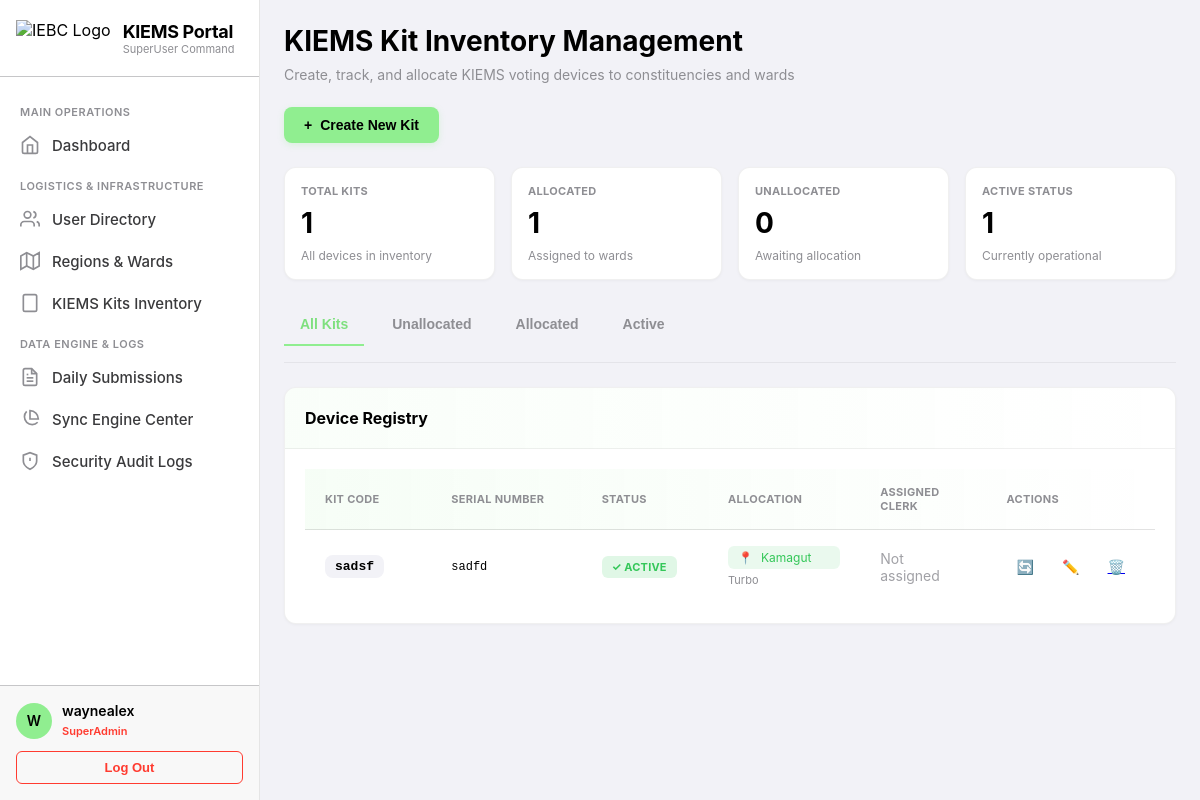
/superadmin_kiems/ (signed in), run on the app's committed database.
### kiems/models.py (models this page shows, shortened)
class CustomUser(AbstractUser):
    ROLE_CHOICES = [
        ('SuperAdmin', 'SuperAdmin'),
        ('RO', 'RO'),
        ('DRO', 'DRO'),
        ('VRA', 'VRA'),
        ('Clerk', 'Clerk'),
    ]
    role = models.CharField(max_length=20, choices=ROLE_CHOICES, default='Clerk')
    constituency = models.ForeignKey(Constituency, on_delete=models.CASCADE, blank=True, null=True,
                                     related_name='constituencies')
    ward = models.ForeignKey(Ward, on_delete=models.CASCADE, blank=True, null=True, related_name='wards')
    groups = models.ManyToManyField(
        'auth.Group',
        related_name='customuser_set',
        blank=True,
        help_text='The groups this user belongs to.',
    )
    user_permissions = models.ManyToManyField(
        'auth.Permission',
        related_name='customuser_set',
        blank=True,
        help_text='Specific permissions for this user.',
    )
    class Meta:
        verbose_name = 'User'
        verbose_name_plural = 'Users'

class KIEMSKit(models.Model):
    STATUS_CHOICES = [
        ('active', 'Active'),
        ('inactive', 'Inactive'),
        ('in_repair', 'In Repair'),
    ]
    kit_code = models.CharField(max_length=50, unique=True)
    serial_number = models.CharField(max_length=100, unique=True)
    ward = models.ForeignKey(Ward, on_delete=models.CASCADE, related_name='kits', null=True)
    constituency = models.ForeignKey(Constituency, on_delete=models.CASCADE, null=True, related_name='kits')
    assigned_clerk = models.ForeignKey(
        CustomUser,
        on_delete=models.SET_NULL,
        null=True,
        blank=True,
        related_name='assigned_kits',
        limit_choices_to={'role': 'Clerk'},
        help_text="Clerk responsible for this kit"
    )
    status = models.CharField(
        max_length=20,
        choices=STATUS_CHOICES,
        default='active'
    )
    date_deployed = models.DateField()
    date_decommissioned = models.DateField(null=True, blank=True)
    created_at = models.DateTimeField(auto_now_add=True)
    updated_at = models.DateTimeField(auto_now=True)
    created_by = models.ForeignKey(
        CustomUser,
        on_delete=models.SET_NULL,
        null=True,
        related_name='kits_created'
    )
    class Meta:
        ordering = ['kit_code']
        indexes = [
            models.Index(fields=['status', 'constituency']),
            models.Index(fields=['assigned_clerk']),
        ]

class Ward(models.Model):
    id = models.AutoField(primary_key=True)
    name = models.CharField(max_length=255)
    constituency = models.ForeignKey(Constituency, on_delete=models.CASCADE, related_name='wards')

class Constituency(models.Model):
    id = models.AutoField(primary_key=True)
    name = models.CharField(max_length=255)
    class Meta:
        verbose_name_plural = 'Constituencies'

### kiems/views.py (the view, shortened to what this page needs)
# urls.py: path('superadmin_kiems/', views.superadmin_kiems, name='super_admin_kiems'),
@login_required(login_url='login_user')
@permission_required('auth.view_user', raise_exception=True)
def superadmin_kiems(request):
    kits = KIEMSKit.objects.all().select_related(
        'constituency', 'ward', 'assigned_clerk'
    ).order_by('kit_code')
    constituencies = Constituency.objects.all().order_by('name')
    wards = Ward.objects.all().select_related('constituency').order_by('name')
    clerks = CustomUser.objects.filter(role='Clerk').order_by('username')
    total_kits = kits.count()
    allocated_count = kits.filter(ward__isnull=False).count()
    unallocated_count = kits.filter(ward__isnull=True).count()
    active_count = kits.filter(status='active').count()
    context = {
        'kits': kits,
        'constituencies': constituencies,
        'wards': wards,
        'clerks': clerks,
        'total_kits': total_kits,
        'allocated_count': allocated_count,
        'unallocated_count': unallocated_count,
        'active_count': active_count,
    }
    return render(request, 'superadmin_Kiems.html', context)

### kiems/templates/superadmin_Kiems.html (shortened to what this page needs)
{% extends "superadmin_base.html" %}
{% block content %}
<div class="page-header">
    <h2>KIEMS Kit Inventory Management</h2>
    <p>Create, track, and allocate KIEMS voting devices to constituencies and wards</p>
</div>
<div class="page-actions">
    <button class="btn-primary" onclick="openCreateModal()">
        <span>+</span> Create New Kit
    </button>
</div>
<div class="stats-grid">
    <div class="stat-card">
        <div class="stat-label">Total Kits</div>
        <div class="stat-value">{{ kits|length }}</div>
        <div class="stat-detail">All devices in inventory</div>
    </div>
    <div class="stat-card">
        <div class="stat-label">Allocated</div>
        <div class="stat-value">{{ allocated_count }}</div>
        <div class="stat-detail">Assigned to wards</div>
    </div>
    <div class="stat-card">
        <div class="stat-label">Unallocated</div>
        <div class="stat-value">{{ unallocated_count }}</div>
        <div class="stat-detail">Awaiting allocation</div>
    </div>
    <div class="stat-card">
        <div class="stat-label">Active Status</div>
        <div class="stat-value">{{ active_count }}</div>
        <div class="stat-detail">Currently operational</div>
    </div>
</div>
<div class="filter-tabs">
    <button class="filter-tab active" onclick="filterKits('all')">All Kits</button>
    <button class="filter-tab" onclick="filterKits('unallocated')">Unallocated</button>
    <button class="filter-tab" onclick="filterKits('allocated')">Allocated</button>
    <button class="filter-tab" onclick="filterKits('active')">Active</button>
</div>
<div class="card">
    <div class="card-header">
        <h3 class="card-title">Device Registry</h3>
    </div>
    <div class="table-wrapper">
        {% if kits %}
        <table id="kitsTable">
            <thead>
            <tr>
                <th style="width: 15%;">Kit Code</th>
                <th style="width: 18%;">Serial Number</th>
                <th style="width: 15%;">Status</th>
                <th style="width: 18%;">Allocation</th>
                <th style="width: 15%;">Assigned Clerk</th>
                <th style="width: 19%;">Actions</th>
            </tr>
            </thead>
            <tbody>
            {% for kit in kits %}
            <tr class="kit-row" data-status="{{ kit.status }}"
                data-allocated="{% if kit.ward %}yes{% else %}no{% endif %}">
                <td>
                    <span class="kit-code">{{ kit.kit_code }}</span>
                </td>
                <td>
                    <div style="font-family: 'Courier New', monospace; font-size: 12px;">
                        {{ kit.serial_number }}
                    </div>
                </td>
                <td>
                        <span class="status-badge status-{{ kit.status|lower }}">
                            {% if kit.status == 'active' %}✓ Active
                            {% elif kit.status == 'inactive' %}✗ Inactive
                            {% else %}⚙️ In Repair
                            {% endif %}
                        </span>
                </td>
                <td>
                    {% if kit.ward %}
                    <div class="allocation-badge allocated">
                        <span>📍</span>
                        <span>{{ kit.ward.name }}</span>
                    </div>
                    <div style="font-size: 11px; color: var(--color-text-tertiary); margin-top: 4px;">
                        {{ kit.constituency.name }}
                    </div>
                    {% else %}
                    <span class="status-badge status-unallocated">🔵 Unallocated</span>
                    {% endif %}
                </td>
                <td>
                    {% if kit.assigned_clerk %}
                    <div style="font-size: 13px;">
                        {{ kit.assigned_clerk.get_full_name|default:kit.assigned_clerk.username }}
                    </div>
                    <div style="font-size: 11px; color: var(--color-text-tertiary);">
                        {{ kit.assigned_clerk.get_role_display }}
                    </div>
                    {% else %}
                    <span style="color: var(--color-text-quaternary);">Not assigned</span>
                    {% endif %}
                </td>
                <td>
                    <div style="display: flex; gap: 8px; justify-content: flex-end;">
                        {% if not kit.ward %}
                        <button class="btn-small" onclick="openAllocateModal({{ kit.id }})" title="Allocate">📍</button>
                        {% else %}
                        <button class="btn-small" onclick="openAllocateModal({{ kit.id }})" title="Reallocate">🔄
                        </button>
                        {% endif %}
                        <button class="btn-small" onclick="editKit({{ kit.id }})" title="Edit">✏️</button>
                        <a href="?delete_type=kit&id={{ kit.id }}" class="btn-small" title="Delete"
                           onclick="return confirm('Delete this kit?')">🗑️</a>
                    </div>
                </td>
            </tr>
            {% endfor %}
            </tbody>
        </table>
        {% else %}
        <div class="empty-state">
            <div class="empty-state-icon">📱</div>
            <div class="empty-state-text">No kits created yet. Create your first kit to get started.</div>
        </div>
        {% endif %}
    </div>
</div>
{% endblock %}

### kiems/templates/superadmin_base.html (shortened to what this page needs)
<!DOCTYPE html>
<html lang="en">
<head>
</head>
<body>
<div class="app-container">
    <aside class="sidebar" id="sidebar">
        <div class="sidebar-brand">
            <img src="https://cvr.iebc.or.ke/images/logoiebc.png" alt="IEBC Logo">
            <div class="brand-text">
                <h1>KIEMS Portal</h1>
                <p>SuperUser Command</p>
            </div>
        </div>
        <nav class="sidebar-menu">
            <div class="menu-category">Main Operations</div>
            <li class="menu-item {% if request.resolver_match.url_name == 'dashboard_home' %}active{% endif %}">
                <a href="{% url 'super_admin_dashboard' %}">
                    <svg viewBox="0 0 24 24" fill="none" stroke="currentColor" stroke-width="2">
                        <path d="M3 9l9-7 9 7v11a2 2 0 0 1-2 2H5a2 2 0 0 1-2-2z"/>
                        <polyline points="9 22 9 12 15 12 15 22"/>
                    </svg>
                    Dashboard
                </a>
            </li>
            <div class="menu-category">Logistics & Infrastructure</div>
            <li class="menu-item">
                <a href="{% url 'super_admin_user' %}">
                    <svg viewBox="0 0 24 24" fill="none" stroke="currentColor" stroke-width="2">
                        <path d="M17 21v-2a4 4 0 0 0-4-4H5a4 4 0 0 0-4 4v2"/>
                        <circle cx="9" cy="7" r="4"/>
                        <path d="M23 21v-2a4 4 0 0 0-3-3.87"/>
                        <path d="M16 3.13a4 4 0 0 1 0 7.75"/>
                    </svg>
                    User Directory
                </a>
            </li>
            <li class="menu-item">
                <a href="{% url 'super_admin_geographic_logistics' %}">
                    <svg viewBox="0 0 24 24" fill="none" stroke="currentColor" stroke-width="2">
                        <polygon points="1 6 1 22 8 18 16 22 23 18 23 2 16 6 8 2 1 6"/>
                        <line x1="8" y1="2" x2="8" y2="18"/>
                        <line x1="16" y1="6" x2="16" y2="22"/>
                    </svg>
                    Regions & Wards
                </a>
            </li>
            <li class="menu-item">
                <a href="{% url 'super_admin_kiems' %}">
                    <svg viewBox="0 0 24 24" fill="none" stroke="currentColor" stroke-width="2">
                        <rect x="4" y="2" width="16" height="20" rx="2" ry="2"/>
                        <line x1="12" y1="18" x2="12.01" y2="18"/>
                    </svg>
                    KIEMS Kits Inventory
                </a>
            </li>
            <div class="menu-category">Data Engine & Logs</div>
            <li class="menu-item">
                <a href="{% url 'super_admin_submission' %}">
                    <svg viewBox="0 0 24 24" fill="none" stroke="currentColor" stroke-width="2">
                        <path d="M14 2H6a2 2 0 0 0-2 2v16a2 2 0 0 0 2 2h12a2 2 0 0 0 2-2V8z"/>
                        <polyline points="14 2 14 8 20 8"/>
                        <line x1="16" y1="13" x2="8" y2="13"/>
                        <line x1="16" y1="17" x2="8" y2="17"/>
                        <polyline points="10 9 9 9 8 9"/>
                    </svg>
                    Daily Submissions
                </a>
            </li>
            <li class="menu-item">
                <a href="{% url 'super_admin_sync_engine' %}">
                    <svg viewBox="0 0 24 24" fill="none" stroke="currentColor" stroke-width="2">
                        <path d="M21.21 15.89A6 6 0 1 1 8 2.83"/>
                        <path d="M22 12A10 10 0 0 0 12 2v10z"/>
                    </svg>
                    Sync Engine Center
                </a>
            </li>
            <li class="menu-item">
                <a href="{% url 'super_admin_security_logs' %}">
                    <svg viewBox="0 0 24 24" fill="none" stroke="currentColor" stroke-width="2">
                        <path d="M12 22s8-4 8-10V5l-8-3-8 3v7c0 6 8 10 8 10z"/>
                        <line x1="12" y1="8" x2="12" y2="12"/>
                        <line x1="12" y1="16" x2="12.01" y2="16"/>
                    </svg>
                    Security Audit Logs
                </a>
            </li>
        </nav>
        <div class="sidebar-footer">
            <div class="user-badge">
                <div class="user-avatar">
                    {{ request.user.username|slice:":1"|upper|default:"A" }}
                </div>
                <div class="user-info">
                    <p>{{ request.user.get_full_name|default:request.user.username|default:"Admin User" }}</p>
                    <span>{{ request.user.get_role_display|default:"SuperAdmin" }}</span>
                </div>
            </div>
            <form method="post" action="{% url 'logout' %}">
                <button type="submit" class="btn-logout">Log Out</button>
            </form>
        </div>
    </aside>
    <div class="main-wrapper">
        <main class="content-body">
            {% block content %}{% endblock %}
        </main>
    </div>
</div>
</body>
</html>

### data on the page
CustomUser: user.username "W", user.get_full_name "waynealex", user.role "SuperAdmin"
KIEMSKit: kit_code "sadsf", serial_number "sadfd", status "✓ ACTIVE", ward.name "Kamagut", constituency.name "Turbo", shows "Not assigned"

### other printed values
{{ kits|length }} "1"
{{ allocated_count }} "1"
{{ unallocated_count }} "0"
{{ active_count }} "1"
